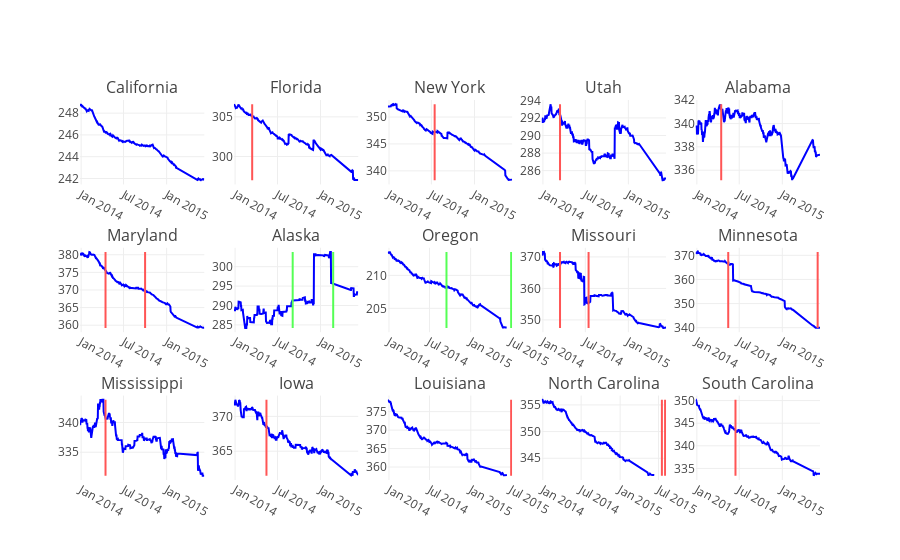

The code cell stored with this chart in its notebook:
### Code cell
ply.offline.iplot(fig, validate=False)

### Figure 1 — Plotly figure (JSON) as saved in the notebook; plotly's stock layout.template omitted (floating-point values rounded to 4 significant figures; data arrays with more than 128 entries replaced by an {"elided": "..."} marker saying what was removed)
{"data": [{"marker": {"color": "blue"}, "name": "California", "type": "scatter", "uid": "1ca5992f-9495-4a1d-802a-f925da994d53", "x": {"elided": "449 str values"}, "xaxis": "x", "y": {"elided": "449 float values"}, "yaxis": "y"}, {"marker": {"color": "blue"}, "name": "Florida", "type": "scatter", "uid": "78770c38-3041-40cb-bcaf-8f3e94057c2d", "x": {"elided": "449 str values"}, "xaxis": "x2", "y": {"elided": "449 float values"}, "yaxis": "y2"}, {"marker": {"color": "blue"}, "name": "New York", "type": "scatter", "uid": "2d988636-7a51-4ba0-9070-77137ef89dd0", "x": {"elided": "449 str values"}, "xaxis": "x3", "y": {"elided": "449 float values"}, "yaxis": "y3"}, {"marker": {"color": "blue"}, "name": "Utah", "type": "scatter", "uid": "2334217f-e330-4565-b4a2-6d88500446b3", "x": {"elided": "449 str values"}, "xaxis": "x4", "y": {"elided": "449 float values"}, "yaxis": "y4"}, {"marker": {"color": "blue"}, "name": "Alabama", "type": "scatter", "uid": "ce9deba6-431d-43e2-9c90-d9973d4555f3", "x": {"elided": "449 str values"}, "xaxis": "x5", "y": {"elided": "449 float values"}, "yaxis": "y5"}, {"marker": {"color": "blue"}, "name": "Maryland", "type": "scatter", "uid": "4b9187a5-c4a7-4c88-a0ac-36f66803a90e", "x": {"elided": "449 str values"}, "xaxis": "x6", "y": {"elided": "449 float values"}, "yaxis": "y6"}, {"marker": {"color": "blue"}, "name": "Alaska", "type": "scatter", "uid": "bde77499-4884-4f30-bebf-23a6168795bd", "x": {"elided": "449 str values"}, "xaxis": "x7", "y": {"elided": "449 float values"}, "yaxis": "y7"}, {"marker": {"color": "blue"}, "name": "Oregon", "type": "scatter", "uid": "7300e40b-9abf-48d3-8e37-900053c5865d", "x": {"elided": "449 str values"}, "xaxis": "x8", "y": {"elided": "449 float values"}, "yaxis": "y8"}, {"marker": {"color": "blue"}, "name": "Missouri", "type": "scatter", "uid": "9414fa90-eb70-4fee-ba32-be1fae8c8eba", "x": {"elided": "449 str values"}, "xaxis": "x9", "y": {"elided": "449 float values"}, "yaxis": "y9"}, {"marker": {"color": "blue"}, "name": "Minnesota", "type": "scatter", "uid": "37e287a5-6a2c-4589-beeb-00533b47ad0c", "x": {"elided": "449 str values"}, "xaxis": "x10", "y": {"elided": "449 float values"}, "yaxis": "y10"}, {"marker": {"color": "blue"}, "name": "Mississippi", "type": "scatter", "uid": "76fe18ac-c7bb-42c2-8ac1-436f5a007cf2", "x": {"elided": "449 str values"}, "xaxis": "x11", "y": {"elided": "449 float values"}, "yaxis": "y11"}, {"marker": {"color": "blue"}, "name": "Iowa", "type": "scatter", "uid": "4c9ae2ba-8814-4319-9d48-36b6b0db0f65", "x": {"elided": "449 str values"}, "xaxis": "x12", "y": {"elided": "449 float values"}, "yaxis": "y12"}, {"marker": {"color": "blue"}, "name": "Louisiana", "type": "scatter", "uid": "2fe1cb37-3de6-4ce4-906f-f1c60199bdbf", "x": {"elided": "449 str values"}, "xaxis": "x13", "y": {"elided": "449 float values"}, "yaxis": "y13"}, {"marker": {"color": "blue"}, "name": "North Carolina", "type": "scatter", "uid": "57c4b5eb-fe02-48de-b6e6-69dee066492b", "x": {"elided": "449 str values"}, "xaxis": "x14", "y": {"elided": "449 float values"}, "yaxis": "y14"}, {"marker": {"color": "blue"}, "name": "South Carolina", "type": "scatter", "uid": "d95e478f-dc2a-449e-9830-30c4eb504ce6", "x": {"elided": "449 str values"}, "xaxis": "x15", "y": {"elided": "449 float values"}, "yaxis": "y15"}], "layout": {"annotations": [{"font": {"size": 16}, "showarrow": false, "text": "California", "x": 0.084, "xanchor": "center", "xref": "paper", "y": 1, "yanchor": "bottom", "yref": "paper"}, {"font": {"size": 16}, "showarrow": false, "text": "Florida", "x": 0.292, "xanchor": "center", "xref": "paper", "y": 1, "yanchor": "bottom", "yref": "paper"}, {"font": {"size": 16}, "showarrow": false, "text": "New York", "x": 0.5, "xanchor": "center", "xref": "paper", "y": 1, "yanchor": "bottom", "yref": "paper"}, {"font": {"size": 16}, "showarrow": false, "text": "Utah", "x": 0.708, "xanchor": "center", "xref": "paper", "y": 1, "yanchor": "bottom", "yref": "paper"}, {"font": {"size": 16}, "showarrow": false, "text": "Alabama", "x": 0.916, "xanchor": "center", "xref": "paper", "y": 1, "yanchor": "bottom", "yref": "paper"}, {"font": {"size": 16}, "showarrow": false, "text": "Maryland", "x": 0.084, "xanchor": "center", "xref": "paper", "y": 0.6111, "yanchor": "bottom", "yref": "paper"}, {"font": {"size": 16}, "showarrow": false, "text": "Alaska", "x": 0.292, "xanchor": "center", "xref": "paper", "y": 0.6111, "yanchor": "bottom", "yref": "paper"}, {"font": {"size": 16}, "showarrow": false, "text": "Oregon", "x": 0.5, "xanchor": "center", "xref": "paper", "y": 0.6111, "yanchor": "bottom", "yref": "paper"}, {"font": {"size": 16}, "showarrow": false, "text": "Missouri", "x": 0.708, "xanchor": "center", "xref": "paper", "y": 0.6111, "yanchor": "bottom", "yref": "paper"}, {"font": {"size": 16}, "showarrow": false, "text": "Minnesota", "x": 0.916, "xanchor": "center", "xref": "paper", "y": 0.6111, "yanchor": "bottom", "yref": "paper"}, {"font": {"size": 16}, "showarrow": false, "text": "Mississippi", "x": 0.084, "xanchor": "center", "xref": "paper", "y": 0.2222, "yanchor": "bottom", "yref": "paper"}, {"font": {"size": 16}, "showarrow": false, "text": "Iowa", "x": 0.292, "xanchor": "center", "xref": "paper", "y": 0.2222, "yanchor": "bottom", "yref": "paper"}, {"font": {"size": 16}, "showarrow": false, "text": "Louisiana", "x": 0.5, "xanchor": "center", "xref": "paper", "y": 0.2222, "yanchor": "bottom", "yref": "paper"}, {"font": {"size": 16}, "showarrow": false, "text": "North Carolina", "x": 0.708, "xanchor": "center", "xref": "paper", "y": 0.2222, "yanchor": "bottom", "yref": "paper"}, {"font": {"size": 16}, "showarrow": false, "text": "South Carolina", "x": 0.916, "xanchor": "center", "xref": "paper", "y": 0.2222, "yanchor": "bottom", "yref": "paper"}], "autosize": true, "shapes": [{"line": {"color": "#ff5555", "width": 2}, "type": "line", "x0": "2014-03-15", "x1": "2014-03-15", "xref": "x4", "y0": 284.9, "y1": 293.6, "yref": "y4"}, {"line": {"color": "#ff5555", "width": 2}, "type": "line", "x0": "2014-04-15", "x1": "2014-04-15", "xref": "x6", "y0": 359.2, "y1": 380.8, "yref": "y6"}, {"line": {"color": "#ff5555", "width": 2}, "type": "line", "x0": "2014-03-15", "x1": "2014-03-15", "xref": "x9", "y0": 347.4, "y1": 371.6, "yref": "y9"}, {"line": {"color": "#ff5555", "width": 2}, "type": "line", "x0": "2014-05-15", "x1": "2014-05-15", "xref": "x10", "y0": 339.9, "y1": 371.4, "yref": "y10"}, {"line": {"color": "#ff5555", "width": 2}, "type": "line", "x0": "2014-07-15", "x1": "2014-07-15", "xref": "x3", "y0": 338.3, "y1": 352.4, "yref": "y3"}, {"line": {"color": "#55ff55", "width": 2}, "type": "line", "x0": "2014-09-04", "x1": "2014-09-04", "xref": "x7", "y0": 284.2, "y1": 303.8, "yref": "y7"}, {"line": {"color": "#55ff55", "width": 2}, "type": "line", "x0": "2014-09-15", "x1": "2014-09-15", "xref": "x8", "y0": 202.0, "y1": 213.5, "yref": "y8"}, {"line": {"color": "#ff5555", "width": 2}, "type": "line", "x0": "2014-04-15", "x1": "2014-04-15", "xref": "x5", "y0": 335.1, "y1": 341.7, "yref": "y5"}, {"line": {"color": "#ff5555", "width": 2}, "type": "line", "x0": "2014-04-15", "x1": "2014-04-15", "xref": "x11", "y0": 331.0, "y1": 343.8, "yref": "y11"}, {"line": {"color": "#ff5555", "width": 2}, "type": "line", "x0": "2014-05-15", "x1": "2014-05-15", "xref": "x12", "y0": 361.5, "y1": 372.4, "yref": "y12"}, {"line": {"color": "#ff5555", "width": 2}, "type": "line", "x0": "2014-06-15", "x1": "2014-06-15", "xref": "x15", "y0": 333.4, "y1": 350.2, "yref": "y15"}, {"line": {"color": "#ff5555", "width": 2}, "type": "line", "x0": "2014-03-15", "x1": "2014-03-15", "xref": "x2", "y0": 297.0, "y1": 306.6, "yref": "y2"}, {"line": {"color": "#ff5555", "width": 2}, "type": "line", "x0": "2015-07-17", "x1": "2015-07-17", "xref": "x14", "y0": 341.7, "y1": 356.0, "yref": "y14"}, {"line": {"color": "#ff5555", "width": 2}, "type": "line", "x0": "2015-06-30", "x1": "2015-06-30", "xref": "x13", "y0": 357.6, "y1": 378.2, "yref": "y13"}, {"line": {"color": "#ff5555", "width": 2}, "type": "line", "x0": "2014-10-01", "x1": "2014-10-01", "xref": "x6", "y0": 359.2, "y1": 380.8, "yref": "y6"}, {"line": {"color": "#ff5555", "width": 2}, "type": "line", "x0": "2014-07-15", "x1": "2014-07-15", "xref": "x9", "y0": 347.4, "y1": 371.6, "yref": "y9"}, {"line": {"color": "#ff5555", "width": 2}, "type": "line", "x0": "2015-06-01", "x1": "2015-06-01", "xref": "x10", "y0": 339.9, "y1": 371.4, "yref": "y10"}, {"line": {"color": "#55ff55", "width": 2}, "type": "line", "x0": "2015-02-24", "x1": "2015-02-24", "xref": "x7", "y0": 284.2, "y1": 303.8, "yref": "y7"}, {"line": {"color": "#55ff55", "width": 2}, "type": "line", "x0": "2015-07-01", "x1": "2015-07-01", "xref": "x8", "y0": 202.0, "y1": 213.5, "yref": "y8"}, {"line": {"color": "#ff5555", "width": 2}, "type": "line", "x0": "2015-08-01", "x1": "2015-08-01", "xref": "x14", "y0": 341.7, "y1": 356.0, "yref": "y14"}], "showlegend": false, "xaxis": {"anchor": "y", "autorange": true, "domain": [0, 0.168], "range": ["2013-12-27", "2015-06-11"], "type": "date"}, "xaxis10": {"anchor": "y10", "autorange": true, "domain": [0.832, 1], "range": ["2013-12-27", "2015-06-11"], "type": "date"}, "xaxis11": {"anchor": "y11", "autorange": true, "domain": [0, 0.168], "range": ["2013-12-27", "2015-06-11"], "type": "date"}, "xaxis12": {"anchor": "y12", "autorange": true, "domain": [0.208, 0.376], "range": ["2013-12-27", "2015-06-11"], "type": "date"}, "xaxis13": {"anchor": "y13", "autorange": true, "domain": [0.416, 0.584], "range": ["2013-12-27", "2015-07-02 19:02:15.8794"], "type": "date"}, "xaxis14": {"anchor": "y14", "autorange": true, "domain": [0.624, 0.792], "range": ["2013-12-27", "2015-08-03 22:56:17.2397"], "type": "date"}, "xaxis15": {"anchor": "y15", "autorange": true, "domain": [0.832, 1], "range": ["2013-12-27", "2015-06-11"], "type": "date"}, "xaxis2": {"anchor": "y2", "autorange": true, "domain": [0.208, 0.376], "range": ["2013-12-27", "2015-06-11"], "type": "date"}, "xaxis3": {"anchor": "y3", "autorange": true, "domain": [0.416, 0.584], "range": ["2013-12-27", "2015-06-11"], "type": "date"}, "xaxis4": {"anchor": "y4", "autorange": true, "domain": [0.624, 0.792], "range": ["2013-12-27", "2015-06-11"], "type": "date"}, "xaxis5": {"anchor": "y5", "autorange": true, "domain": [0.832, 1], "range": ["2013-12-27", "2015-06-11"], "type": "date"}, "xaxis6": {"anchor": "y6", "autorange": true, "domain": [0, 0.168], "range": ["2013-12-27", "2015-06-11"], "type": "date"}, "xaxis7": {"anchor": "y7", "autorange": true, "domain": [0.208, 0.376], "range": ["2013-12-27", "2015-06-11"], "type": "date"}, "xaxis8": {"anchor": "y8", "autorange": true, "domain": [0.416, 0.584], "range": ["2013-12-27", "2015-07-03 19:09:34.6719"], "type": "date"}, "xaxis9": {"anchor": "y9", "autorange": true, "domain": [0.624, 0.792], "range": ["2013-12-27", "2015-06-11"], "type": "date"}, "yaxis": {"anchor": "x", "autorange": true, "domain": [0.7778, 1], "range": [241.5, 249.2], "type": "linear"}, "yaxis10": {"anchor": "x10", "autorange": true, "domain": [0.3889, 0.6111], "range": [338.1, 373.1], "type": "linear"}, "yaxis11": {"anchor": "x11", "autorange": true, "domain": [0, 0.2222], "range": [330.3, 344.6], "type": "linear"}, "yaxis12": {"anchor": "x12", "autorange": true, "domain": [0, 0.2222], "range": [360.9, 373.0], "type": "linear"}, "yaxis13": {"anchor": "x13", "autorange": true, "domain": [0, 0.2222], "range": [356.5, 379.4], "type": "linear"}, "yaxis14": {"anchor": "x14", "autorange": true, "domain": [0, 0.2222], "range": [340.9, 356.8], "type": "linear"}, "yaxis15": {"anchor": "x15", "autorange": true, "domain": [0, 0.2222], "range": [332.4, 351.1], "type": "linear"}, "yaxis2": {"anchor": "x2", "autorange": true, "domain": [0.7778, 1], "range": [296.5, 307.1], "type": "linear"}, "yaxis3": {"anchor": "x3", "autorange": true, "domain": [0.7778, 1], "range": [337.5, 353.2], "type": "linear"}, "yaxis4": {"anchor": "x4", "autorange": true, "domain": [0.7778, 1], "range": [284.4, 294.0], "type": "linear"}, "yaxis5": {"anchor": "x5", "autorange": true, "domain": [0.7778, 1], "range": [334.8, 342.0], "type": "linear"}, "yaxis6": {"anchor": "x6", "autorange": true, "domain": [0.3889, 0.6111], "range": [358.0, 382.0], "type": "linear"}, "yaxis7": {"anchor": "x7", "autorange": true, "domain": [0.3889, 0.6111], "range": [283.1, 304.9], "type": "linear"}, "yaxis8": {"anchor": "x8", "autorange": true, "domain": [0.3889, 0.6111], "range": [201.4, 214.2], "type": "linear"}, "yaxis9": {"anchor": "x9", "autorange": true, "domain": [0.3889, 0.6111], "range": [346.1, 372.9], "type": "linear"}}}
